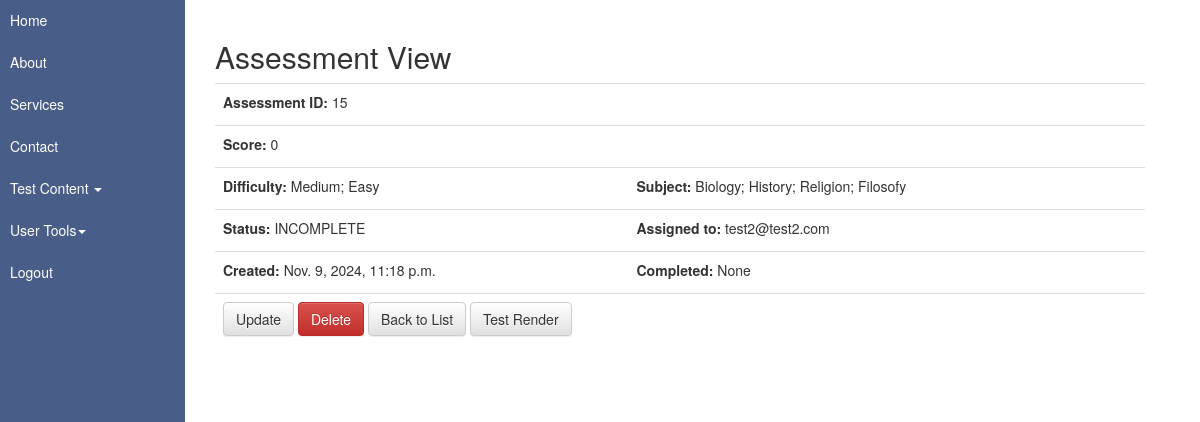
The page /ead/assessments/15 (signed in) on the database its author committed.
### questions_app/models.py (models this page shows, shortened)
class Assessment(models.Model):
    assessment_id = models.AutoField(primary_key=True)
    difficulties = models.TextField(blank=False)
    subjects = models.TextField(blank=False)
    score = models.IntegerField(default=0, blank=True)
    STATUS_CHOICES = [
        ("COMPLETE", "Complete"),
        ("INCOMPLETE", "Incomplete"),
        ("PENDING", "Pending")
    ]
    status = models.CharField(max_length=10, choices=STATUS_CHOICES)
    assigned_to = models.ForeignKey(
        custom_user_models.CustomUser,
        db_column="assigned_to",
        related_name="assigned_to_user",
        on_delete=models.CASCADE,
        null=True
    )
    date_created = models.DateTimeField(default=datetime.datetime.today, null=False)
    date_completed   = models.DateTimeField(null=True)
    date_to_complete = models.DateTimeField(
        default=(datetime.datetime.today()+datetime.timedelta(days=10)), # 10 days ahead
        null=False
        )
    class Meta:
        db_table = "tb_assessments"

### user_auth_app/models.py (models this page shows, shortened)
class CustomUser(AbstractBaseUser, PermissionsMixin):
    user_id = models.AutoField(primary_key=True)
    email = models.EmailField(blank=False, default="", unique=True)
    name = models.CharField(max_length=100,blank=True, default="")
    password = models.CharField(max_length=128)
    is_active = models.BooleanField(default=True)
    is_superuser = models.BooleanField(default=False)
    is_staff = models.BooleanField(default=False)
    date_joined = models.DateTimeField(default=timezone.now)
    last_login = models.DateTimeField(blank=True, null=True)
    objects = CustomUserManager()
    USERNAME_FIELD = "email"
    EMAIL_FIELD = "email"
    REQUIRED_FIELDS = []
    class Meta:
        db_table = "tb_custom_users"
        verbose_name = "User"
        verbose_name_plural = "Users"
    def __str__(self):
        return self.email

### questions_app/views.py (the view)
# urls.py: path(r'assessments/<int:pk>', question_views.AssessmentDetailView.as_view(), name="assessment_detail_url"),
class AssessmentDetailView(LoginRequiredMixin,DetailView):
    model = Assessment
    template_name = "assessment/assessment_detail.html"
    context_object_name = "assessment_context"
    def get_context_data(self, **kwargs):
        context = super().get_context_data(**kwargs)
        conn = connection.connection
        context["assessment_context"].difficulties = models_functions.replace_difficulties_by_id(
            conn,
            context["assessment_context"].difficulties
            )
        context["assessment_context"].subjects = models_functions.replace_subjects_by_id(
            conn,
            context["assessment_context"].subjects
            )
        return context

### questions_app/aux_library/models_functions.py (called while the page is built)
def replace_subjects_by_id(conn, pipe_separated_ids):
    logger = logging.getLogger(__name__)
    try:
        subject_ids = pipe_separated_ids.split('|')
        query = "SELECT GROUP_CONCAT(subject_name, '; ') FROM tb_subject WHERE subject_id IN ({})"
        placeholders = ','.join('?' * len(subject_ids))
        query = query.format(placeholders)
        cursor = conn.cursor()
        cursor.execute(query, subject_ids)
        result = cursor.fetchone()
        return result[0] if result else None
    except Exception as e:
        logger.debug("models_functions.replace_subjects_by_id.error:%s", e)
        return None

def replace_difficulties_by_id(conn, pipe_separated_ids):
    logger = logging.getLogger(__name__)
    try:
        difficulty_ids = pipe_separated_ids.split("|")
        query = "SELECT GROUP_CONCAT(difficulty_name, '; ') FROM tb_difficulty WHERE difficulty_id IN ({})"
        placeholders= ','.join('?' * len(difficulty_ids))
        query = query.format(placeholders)
        cursor = conn.cursor()
        cursor.execute(query,difficulty_ids)
        result = cursor.fetchone()
        return result[0] if result else None
    except Exception as e:
        logger.debug("models.functions.replace_difficulties_by_id.error:%s", e)
        return None

### user_auth_app/templatetags/user_auth_tags.py (called while the page is built)
@register.simple_tag
def has_role_from_list(in_role_list, in_role_to_find):
    if isinstance(in_role_list, QuerySet):
        queryset_result = in_role_list.filter(name=str(in_role_to_find))
        if queryset_result.exists():
            return True
        else:
            return False

### questions_app/templates/assessment/assessment_detail.html
{% extends "base.html" %}
{% block content %}
<h2>Assessment View</h2>
<div class="table-responsive">
  <table class="table ">
    <tr>
      <td colspan="2">
        <label for="">Assessment ID:</label>
        {{assessment_context.assessment_id}}
      </td>
    </tr>
    <tr>
        <td colspan="2">
          <label for="">Score:</label>
          {{assessment_context.score}}
        </td>
      </tr>
    <tr>
      <td>
        <label for="">Difficulty:</label>
        {{assessment_context.difficulties}}
      </td>
      <td>
        <label for="">Subject:</label>
        {{assessment_context.subjects}}
      </td>
    </tr>
    <tr>
        <td>
            <label for="">Status:</label>
            {{assessment_context.status}}
        </td>
        <td>
            <label for="">Assigned to:</label>
            {{assessment_context.assigned_to}}
        </td>
    </tr>
    <tr>
        <td>
            <label for="">Created:</label>
            {{assessment_context.date_created}}
        </td>
        <td>
            <label for="">Completed:</label>
            {{assessment_context.date_completed}}
        </td>
    </tr>
    <tr>
        <td colspan="2">
            <p>
                <a
                  class="btn btn-default"
                  href="{% url 'questions_app:assessment_update_url' pk=assessment_context.assessment_id%}"
                  >Update</a>
                <a
                  class="btn btn-danger"
                  href="{% url  'questions_app:assessment_delete_url' pk=assessment_context.assessment_id%}"
                  >Delete</a>
                <a class="btn btn-default" href="{% url 'questions_app:assessment_list_url' %}"
                  >Back to List</a>
                <a class="btn btn-default" href="{% url 'questions_app:question_render1' pk=assessment_context.assessment_id %}"
                  >Test Render</a>
        </td>
    </tr>
</table>
</div>
{% endblock content %}

### static/DataTables/datatables.css (style rules this page uses)
:root { --dt-row-selected: 13, 110, 253; --dt-row-selected-text: 255, 255, 255; --dt-row-selected-link: 9, 10, 11; --dt-row-stripe: 0, 0, 0; --dt-row-hover: 0, 0, 0; --dt-column-ordering: 0, 0, 0; --dt-html-background: white; }

### rows shown on the page
Assessment: assessment_id "15", score "0", difficulties "Medium; Easy", subjects "Biology; History; Religion; Filosofy", status "INCOMPLETE", assigned_to "test2@test2.com", date_created "Nov. 9, 2024, 11:18 p.m.", date_completed "None"
